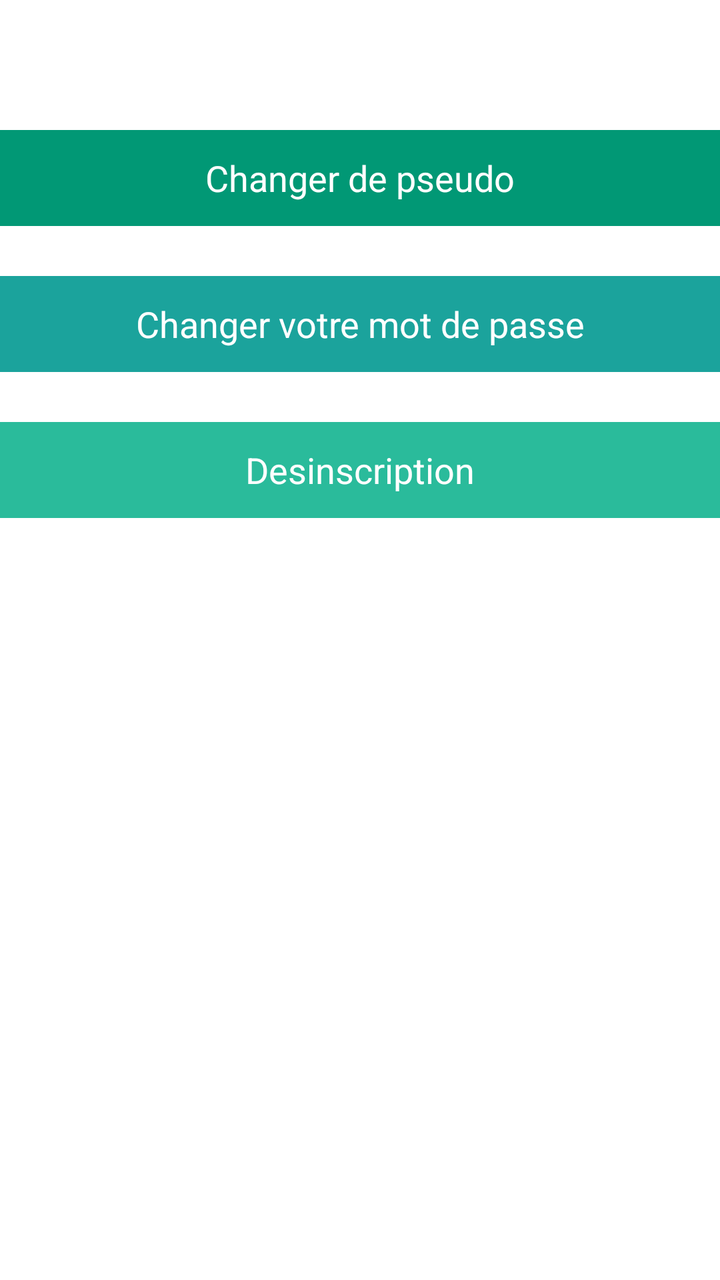
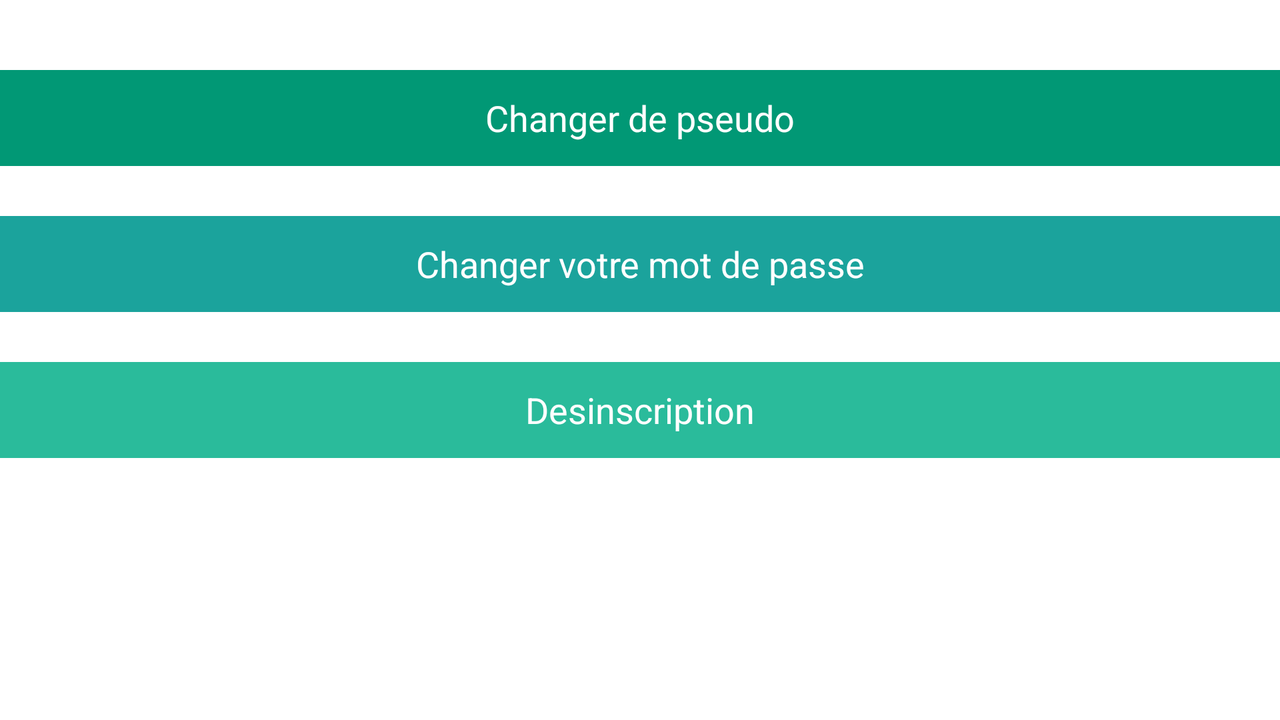

Two renders of one Android screen. The first uses the default layout on a phone; the second uses the alternative layout the repository ships for a different screen configuration, on a matching device. The two XML files are below.
<!-- AndroidManifest.xml: application theme AppTheme -->
<!-- res/layout/fragment_moncompte.xml -->
<?xml version="1.0" encoding="utf-8"?>
<LinearLayout xmlns:android="http://schemas.android.com/apk/res/android"
    android:layout_width="match_parent"
    android:layout_height="match_parent"
    android:orientation="vertical" >

    <ImageView
        android:id="@+id/moncompte_logo"
        android:layout_width="match_parent"
        android:layout_height="wrap_content"
	    android:layout_marginTop="30dip"
        android:src="@drawable/blocknote_client" />

	<Button
	    android:id="@+id/btn_mycompte_pseudochange"
	    android:layout_width="match_parent"
	    android:layout_height="wrap_content"
	    android:layout_gravity="center"
	    android:layout_marginTop="35dip"
	    android:background="#019875"
	    android:text="@string/btn_mycompte_pseud"
	    android:textColor="#fff" />

	<Button
	    android:id="@+id/btn_mycompte_mdpasse"
	    android:layout_width="match_parent"
	    android:layout_height="wrap_content"
	    android:layout_gravity="center"
	    android:layout_marginTop="25dip"
	    android:background="#1BA39C"
	    android:text="@string/btn_mycompte_mdp"
	    android:textColor="#fff" />

    <Button
        android:id="@+id/btn_mycompte_des"
        android:layout_width="match_parent"
        android:layout_height="wrap_content"
        android:layout_gravity="center"
        android:layout_marginTop="25dip"
        android:background="#2ABB9B"
        android:text="@string/btn_mycompte_desinscription"
        android:textColor="#fff" />

</LinearLayout>
<!-- resources referenced by this layout -->
<resources>
  <string name="btn_mycompte_desinscription">Desinscription</string>
  <string name="btn_mycompte_mdp">Changer votre mot de passe</string>
  <string name="btn_mycompte_pseud">Changer de pseudo</string>
  <style name="AppTheme" parent="android:Theme.Holo.Light">
          <item name="android:fitsSystemWindows">true</item>
          <item name="android:actionBarStyle">@style/ActionBar.Solid.GreenStyle</item>
      </style>
  <style name="ActionBar.Solid.GreenStyle" parent="@android:style/Widget.Holo.Light.ActionBar.Solid">
          <item name="android:background">@color/color_primary</item>
          <item name="android:titleTextStyle">@style/MyActionBarTitleText</item>
      </style>
  <color name="color_primary">#333f4f</color>
  <style name="MyActionBarTitleText" parent="@android:style/TextAppearance.Holo.Widget.ActionBar.Title">
          <item name="android:textColor">@color/color_white</item>
      </style>
  <color name="color_white">#ffffff</color>
</resources>
<!-- res/layout-land/fragment_moncompte.xml (the author's variant of the layout above) -->
<!-- drawn on the phone turned sideways -->
<?xml version="1.0" encoding="utf-8"?>
<LinearLayout xmlns:android="http://schemas.android.com/apk/res/android"
    android:layout_width="match_parent"
    android:layout_height="match_parent"
    android:orientation="vertical" >

	<Button
	    android:id="@+id/btn_mycompte_pseudochange"
	    android:layout_width="match_parent"
	    android:layout_height="wrap_content"
	    android:layout_gravity="center"
	    android:layout_marginTop="35dip"
	    android:background="#019875"
	    android:text="@string/btn_mycompte_pseud"
	    android:textColor="#fff" />

	<Button
	    android:id="@+id/btn_mycompte_mdpasse"
	    android:layout_width="match_parent"
	    android:layout_height="wrap_content"
	    android:layout_gravity="center"
	    android:layout_marginTop="25dip"
	    android:background="#1BA39C"
	    android:text="@string/btn_mycompte_mdp"
	    android:textColor="#fff" />

    <Button
        android:id="@+id/btn_mycompte_des"
        android:layout_width="match_parent"
        android:layout_height="wrap_content"
        android:layout_gravity="center"
        android:layout_marginTop="25dip"
        android:background="#2ABB9B"
        android:text="@string/btn_mycompte_desinscription"
        android:textColor="#fff" />

</LinearLayout>
